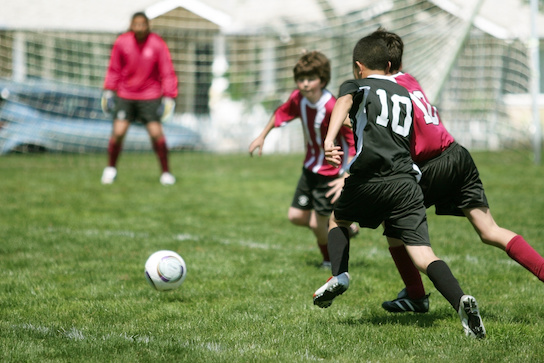
#> input picture Basic Image Operations/players.jpg, 544 x 363 px, found by its file name
$ python scale_rotate.py
#> lines starting #> are read from the running program, lines starting #| are printed output that depends on the picture
import cv2

img = cv2.imread("players.jpg", 1)
#> img is the input picture: shape (363, 544, 3); mean B, G, R 103.7, 137.8, 129.6

# Scaling image
img_half = cv2.resize(img, (0, 0), fx=0.5, fy=0.5)
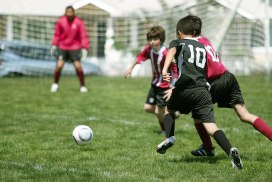
#> img_half: shape (182, 272, 3); mean B, G, R 103.7, 137.9, 129.6
img_stretch = cv2.resize(img, (600, 600))
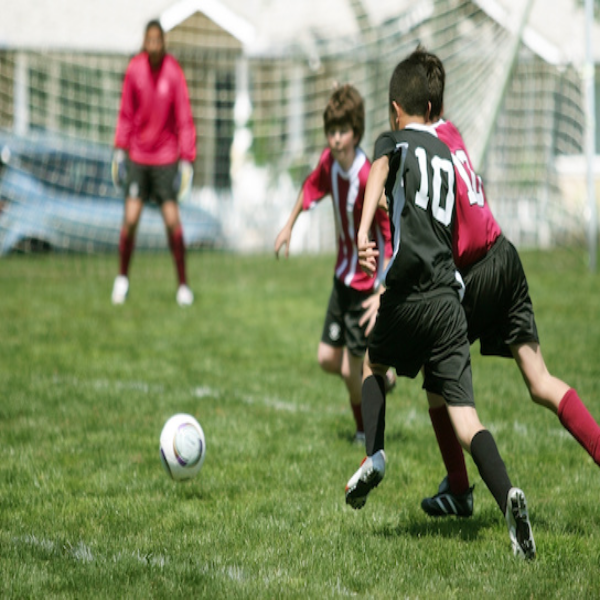
#> img_stretch: shape (600, 600, 3); mean B, G, R 103.5, 137.7, 129.5
img_stretch_near = cv2.resize(img, (600, 600), interpolation=cv2.INTER_NEAREST)

cv2.imshow("Half", img_half)
cv2.imshow("Stretch", img_stretch)
cv2.imshow("Stretch near", img_stretch_near)

# Rotating image
M = cv2.getRotationMatrix2D((img.shape[1] / 2, img.shape[0] / 2), -30, 1)
rotated = cv2.warpAffine(img, M, (img.shape[1], img.shape[0]))
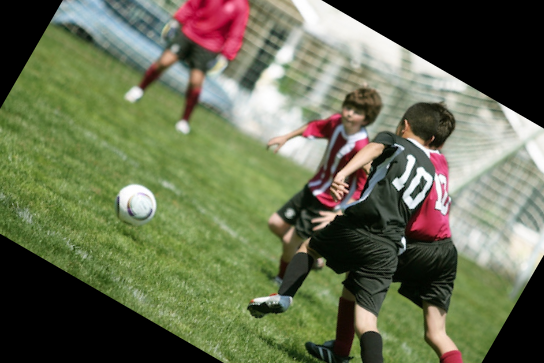
#> rotated: shape (363, 544, 3); mean B, G, R 82.4, 110.6, 104
cv2.imshow("Rotated", rotated)

cv2.waitKey(0)
cv2.destroyAllWindows()

$ run again, with Basic Image Operations/butterfly.jpg copied over Basic Image Operations/players.jpg
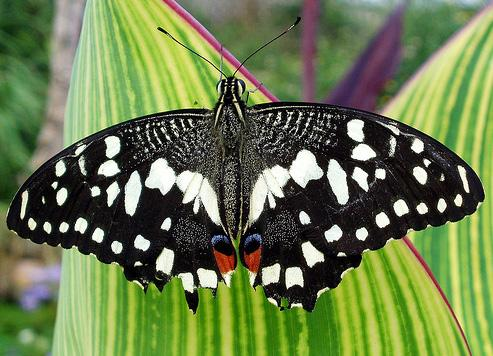
#> input picture Basic Image Operations/butterfly.jpg, 493 x 356 px, found by its file name
#> img is the input picture: shape (356, 493, 3); mean B, G, R 77.2, 123.6, 107
#> `img_stretch_near = cv2.resize(img, (600, 600), interpolation=cv2.INTER..`:
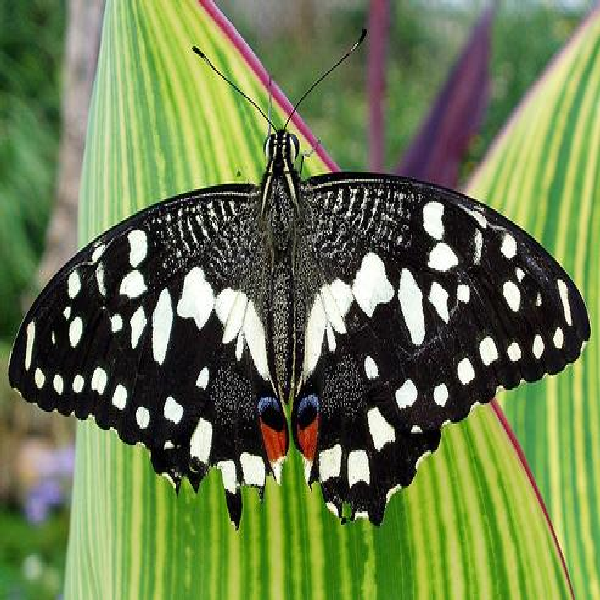
#> img_stretch_near: shape (600, 600, 3); mean B, G, R 77.1, 123.4, 106.9
#> `rotated = cv2.warpAffine(img, M, (img.shape[1], img.shape[0]))`:
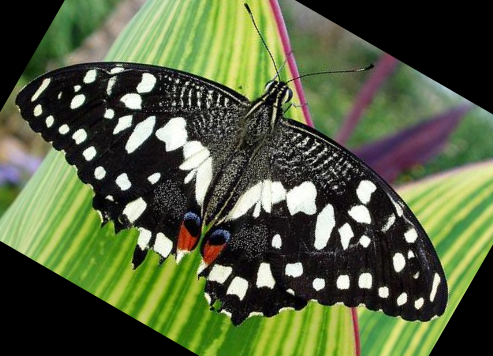
#> rotated: shape (356, 493, 3); mean B, G, R 63.1, 96.4, 85.1
